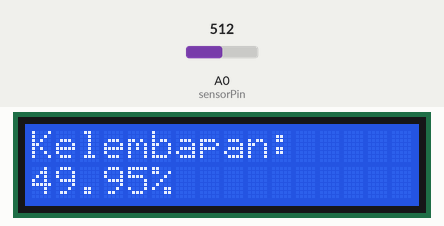
Simulated run of this sketch. Board: Arduino Uno, built with avr-gcc and run on an emulated ATmega328P. Parts: 16×2 character LCD. Inputs (shaded band) come from the test bench; at power-on: A0 (sensorPin) = 512.

Above: at 2.7 s.
2.8 s: A0 (sensorPin) set to 716
At 4.4 s:
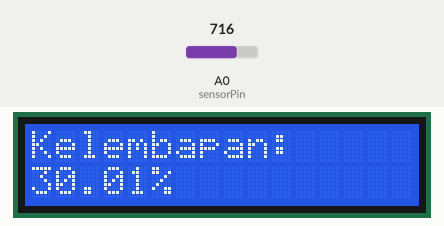
5.1 s: A0 (sensorPin) set to 900
At 6.3 s:
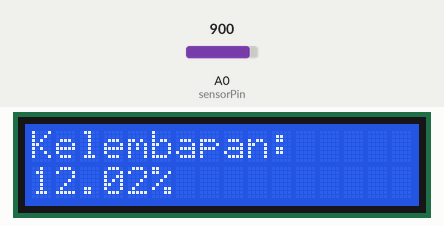
7.1 s: A0 (sensorPin) set to 1023
At 8.1 s:
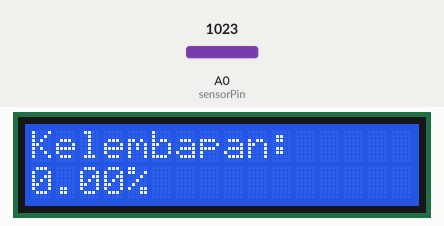
Timing chart, 0 to 10.1 s (numbered marks = the images above; inputs shaded):
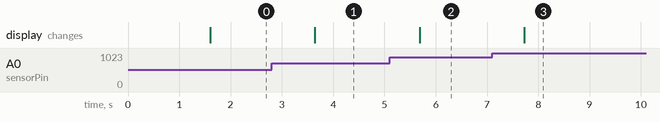

The sketch:

kelembapan_tanah.ino
```cpp
#include <LiquidCrystal_I2C.h>
LiquidCrystal_I2C lcd(0x27, 16, 2);
const int sensorPin = A0;
void setup() {
  // put your setup code here, to run once:
Serial.begin(9600);
lcd.begin();
  lcd.clear();
  lcd.setCursor(0, 0);
  lcd.print("Tancapkan");
  lcd.setCursor(0, 1);
  lcd.print("sensor");
  delay(1500);
}

void loop() {
  // put your main code here, to run repeatedly:
float kelembaban_tanah;
  int nilaiADC = analogRead(sensorPin);
  kelembaban_tanah = (100 - ((nilaiADC /1023.00)* 100));

  lcd.clear();
    lcd.setCursor(0, 0);
    lcd.print("Kelembapan:");
    lcd.setCursor(0, 1);
    lcd.print(kelembaban_tanah);
    lcd.print("%");
    delay(1000);
//  Serial.print("Kelembaban tanah = ");
//  Serial.print();
//  Serial.print("%\n\n");
//  delay(1000);
}
```

Measured:
- after the input at 2.8 s, the display: changes after 0.84 s (image 1)
- after the input at 5.1 s, the display: changes after 0.59 s (image 2)
- after the input at 7.1 s, the display: changes after 0.63 s (image 3)
